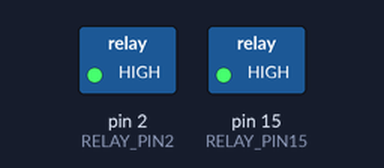
The sketch below on a simulated Arduino Uno, built with avr-gcc and run on an emulated ATmega328P. Parts: switched loads named in the sketch (green lamp = pin HIGH). Dashed ring = blinking.

Above: at 0.5 s.
Timing chart, 0 to 4.6 s (numbered marks = the images above):
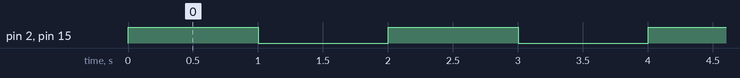

Measured:
- by itself, pin 2 (RELAY_PIN2), pin 15 (RELAY_PIN15): alternates HIGH for 1.0 s and LOW for 1.0 s

The sketch:

RELAY_sketch.ino
```cpp
#include <Arduino.h>
//this code is for understanding the very simple mechanism of the relay
//connect your relay to an analog pin
#define RELAY_PIN2 2
#define RELAY_PIN15 15

void setup() {
  // put your setup code here, to run once:
  //set the pins to react to an incoming electrical current
  pinMode(RELAY_PIN2,OUTPUT);
  pinMode(RELAY_PIN15 ,OUTPUT);

}
//using this simple commands, you can implament the command in any condition you want
//in our project the condition is the soil's moisture capacity in %
void loop() {
  // put your main code here, to run repeatedly:
  //HIGH-the relay keeps the circuit open - NO POWER
  digitalWrite(RELAY_PIN2, HIGH);
  digitalWrite(RELAY_PIN15, HIGH);
  delay(1000);//wait for 1 second
  //LOW-the relay closes the circuit - POWER!
  digitalWrite(RELAY_PIN2, LOW);
  digitalWrite(RELAY_PIN15, LOW);
  delay(1000);//wait for 1 second
}
```
